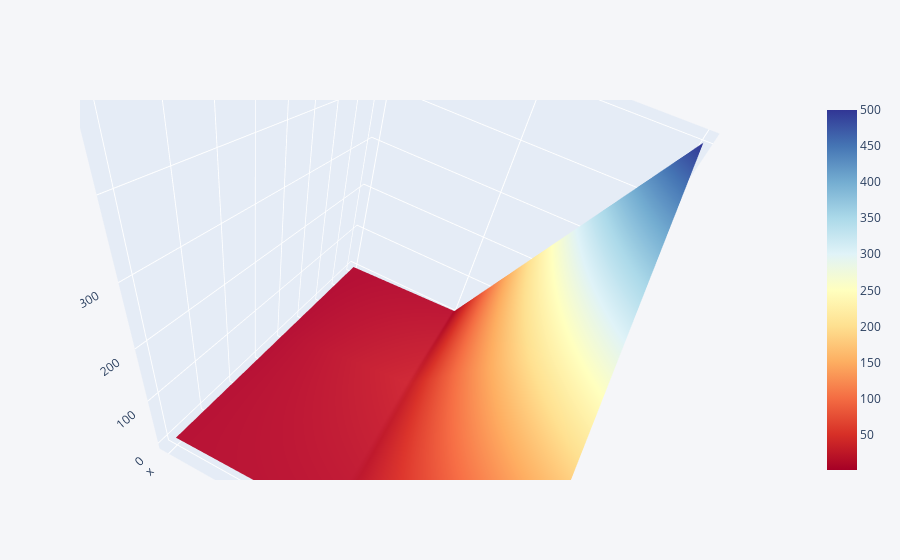

This figure's notebook cell:
### Code cell
df3.iplot(kind = 'surface', colorscale = 'rdylbu')

### Figure 1 — Plotly figure (JSON) as saved in the notebook; plotly's stock layout.template omitted (floating-point values rounded to 4 significant figures)
{"data": [{"colorscale": [[0, "rgb(165,0,38)"], [0.1, "rgb(215,48,39)"], [0.2, "rgb(244,109,67)"], [0.3, "rgb(253,174,97)"], [0.4, "rgb(254,224,144)"], [0.5, "rgb(255,255,191)"], [0.6, "rgb(224,243,248)"], [0.7, "rgb(171,217,233)"], [0.8, "rgb(116,173,209)"], [0.9, "rgb(69,117,180)"], [1, "rgb(49,54,149)"]], "type": "surface", "x": [0, 1, 2, 3, 4], "y": ["x", "y", "z"], "z": [[1, 2, 3, 4, 5], [10, 20, 30, 20, 10], [500, 400, 300, 200, 100]]}], "layout": {"autosize": true, "dragmode": "zoom", "legend": {"bgcolor": "#F5F6F9", "font": {"color": "#4D5663"}}, "paper_bgcolor": "#F5F6F9", "plot_bgcolor": "#F5F6F9", "scene": {"aspectmode": "auto", "aspectratio": {"x": 1, "y": 1, "z": 1}, "camera": {"center": {"x": 0, "y": 0, "z": 0}, "eye": {"x": 0.9526, "y": 0.1599, "z": 0.7719}, "projection": {"type": "perspective"}, "up": {"x": -0.5284, "y": -0.4182, "z": 0.7388}}, "dragmode": "orbit"}, "title": {"font": {"color": "#4D5663"}}, "xaxis": {"gridcolor": "#E1E5ED", "showgrid": true, "tickfont": {"color": "#4D5663"}, "title": {"font": {"color": "#4D5663"}, "text": ""}, "zerolinecolor": "#E1E5ED"}, "yaxis": {"gridcolor": "#E1E5ED", "showgrid": true, "tickfont": {"color": "#4D5663"}, "title": {"font": {"color": "#4D5663"}, "text": ""}, "zerolinecolor": "#E1E5ED"}}}
